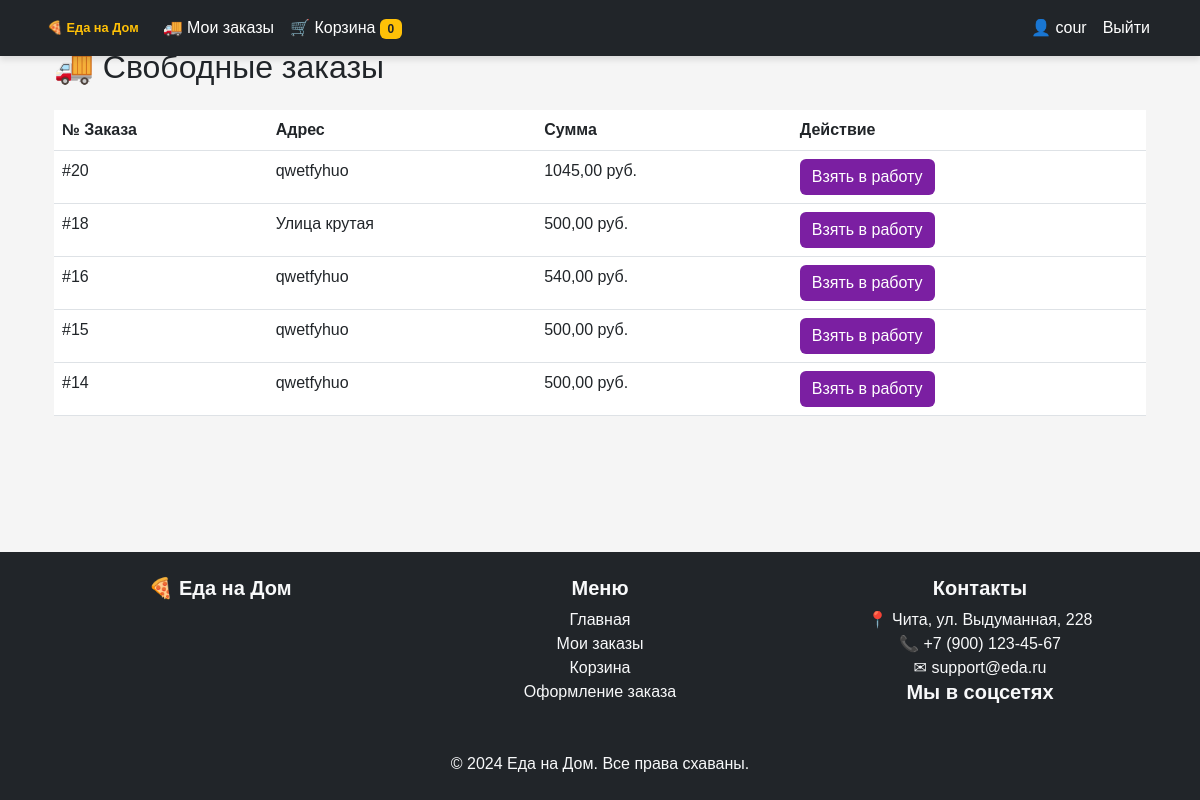
Page /courier/orders/available/ (signed in) on the committed database.
### main/models.py (models this page shows, shortened)
class User(AbstractUser):
    full_name = models.CharField(max_length=255)
    phone = models.CharField(max_length=20, unique=True, blank=True, null=True)
    email = models.EmailField(unique=True)
    is_courier = models.BooleanField(default=False)
    groups = models.ManyToManyField(
        "auth.Group",
        related_name="custom_user_groups",
        blank=True
    )
    user_permissions = models.ManyToManyField(
        "auth.Permission",
        related_name="custom_user_permissions",
        blank=True
    )
    class Meta:
        verbose_name = "Пользователь"
        verbose_name_plural = "Пользователи"
        ordering = ["date_joined"]

class Order(models.Model):
    user = models.ForeignKey(User, on_delete=models.SET_NULL, null=True, blank=True, related_name="orders")
    guest_id = models.CharField(max_length=36, blank=True, null=True)
    address = models.ForeignKey(UserAddress, on_delete=models.SET_NULL, null=True, related_name="orders")
    courier = models.ForeignKey(User, on_delete=models.SET_NULL, null=True, blank=True, related_name="deliveries",
                                limit_choices_to={"is_courier": True})
    full_name = models.CharField(max_length=255, blank=True, null=True)  # Имя для анонимного пользователя
    phone = models.CharField(max_length=20, blank=True, null=True)  # Телефон анонимного пользователя
    email = models.EmailField(blank=True, null=True)  # Email анонимного пользователя
    guest_address = models.CharField(max_length=255, blank=True, null=True)  # адресс анонимного пользователя
    created_at = models.DateTimeField(auto_now_add=True)
    total_price = models.DecimalField(max_digits=10, decimal_places=2, default=0)
    status = models.CharField(
        max_length=20,
        choices=[
            ('pending', 'В обработке'),
            ('paid', 'Оплачен'),
            ('cancelled', 'Отменён'),
        ],
        default='pending'
    )
    class Meta:
        verbose_name = "Заказ"
        verbose_name_plural = "Заказы"
        ordering = ['-created_at']
    @staticmethod
    def available_orders():
        return Order.objects.filter(courier__isnull=True, status="pending")

class UserAddress(models.Model):
    user = models.ForeignKey(User, on_delete=models.CASCADE, related_name="addresses")
    address = models.TextField()
    is_default = models.BooleanField(default=False)
    class Meta:
        verbose_name = "Адрес пользователя"
        verbose_name_plural = "Адреса пользователей"
        ordering = ['-is_default']

### main/views.py (the view)
# urls.py: path("courier/orders/available/", available_orders, name="available_orders"),
@login_required
def available_orders(request):
    if not request.user.is_courier:
        return redirect("home")  # Если не курьер, редиректим
    orders = Order.available_orders()
    return render(request, "available_orders.html", {"orders": orders})

### main/context_processors.py (called while the page is built)
def cart_items_count(request):
    cart = Cart(request)
    return {'cart_items_count': len(cart.cart)}

### templates/available_orders.html (shortened to what this page needs)
{% extends 'base.html' %}
{% block content %}
<div class="container">
    <h2 class="my-4">🚚 Свободные заказы</h2>
    {% if orders %}
        <table class="table">
            <thead>
                <tr>
                    <th>№ Заказа</th>
                    <th>Адрес</th>
                    <th>Сумма</th>
                    <th>Действие</th>
                </tr>
            </thead>
            <tbody>
                {% for order in orders %}
                <tr>
                    <td>#{{ order.id }}</td>
                    <td>
                        {% if order.address %}
                            {{ order.address.address }}
                        {% else %}
                            {{ order.guest_address }}
                        {% endif %}
                    </td>
                    <td>{{ order.total_price }} руб.</td>
                    <td>
                        <button class="btn btn-primary take-order" data-order-id="{{ order.id }}">
                            Взять в работу
                        </button>
                    </td>
                </tr>
                {% endfor %}
            </tbody>
        </table>
    {% else %}
        <p>Нет свободных заказов.</p>
    {% endif %}
</div>
{% endblock %}

### templates/includes/header.html (shortened to what this page needs)
{% load static %}
<nav class="navbar navbar-expand-lg navbar-dark bg-dark fixed-top">
    <div class="container">
        <a class="navbar-brand" href="{% url 'home' %}">🍕 Еда на Дом</a>
        <div class="collapse navbar-collapse" id="navbarNav">
            <ul class="navbar-nav me-auto">
                <li class="nav-item">
                    {% if request.user.is_courier %}
                        <a class="nav-link {% if request.path == '/courier/orders/' %}active{% endif %}" href="{% url 'courier_orders' %}">🚚 Мои заказы</a>
                    {% else %}
                        <a class="nav-link {% if request.path == '/orders/' %}active{% endif %}" href="{% url 'orders' %}">📦 Мои заказы</a>
                    {% endif %}
                </li>
                <li class="nav-item">
                    <a class="nav-link {% if request.path == '/cart/' %}active{% endif %}" href="{% url 'cart' %}">
                        🛒 Корзина
                        <span class="badge bg-warning text-dark">{{ cart_items_count }}</span>
                    </a>
                </li>
            </ul>
            <ul class="navbar-nav">
                {% if user.is_authenticated %}
                    <li class="nav-item">
                        <a class="nav-link" href="{% url 'profile' %}">👤 {{ user.username }}</a>
                    </li>
                    <li class="nav-item">
                        <a class="nav-link btn btn-outline-danger btn-sm" href="{% url 'logout' %}">Выйти</a>
                    </li>
                {% else %}
                    <li class="nav-item">
                        <a class="nav-link btn btn-outline-success btn-sm" href="{% url 'login' %}">Войти</a>
                    </li>
                {% endif %}
            </ul>
        </div>
    </div>
</nav>

### static/css/style.css (style rules this page uses)
:root { --primary-color: #7B1FA2; --dark-primary: #4A148C; --accent-color: #FFC107; --light-gray: #F5F5F5; --text-color: #FFFFFF; }
body { background-color: var(--light-gray); font-family: 'Arial', sans-serif; }
.navbar { background-color: var(--dark-primary); box-shadow: 0px 4px 6px rgba(0, 0, 0, 0.1); }
.navbar-brand { color: var(--accent-color) !important; font-weight: bold; font-size: 0.8rem; margin-left: 5px; }
.navbar-nav .nav-link { color: var(--text-color) !important; }
.btn-primary { background-color: var(--primary-color); border: none; }

### rows in the picture
User: username "cour"
Order: id "20", address.address "qwetfyhuo", total_price "1045,00"
Order: id "18", guest_address "Улица крутая", total_price "500,00"
Order: id "16", address.address "qwetfyhuo", total_price "540,00"
Order: id "15", address.address "qwetfyhuo", total_price "500,00"
Order: id "14", address.address "qwetfyhuo", total_price "500,00"

### other values in the picture
{{ cart_items_count }} "0"
